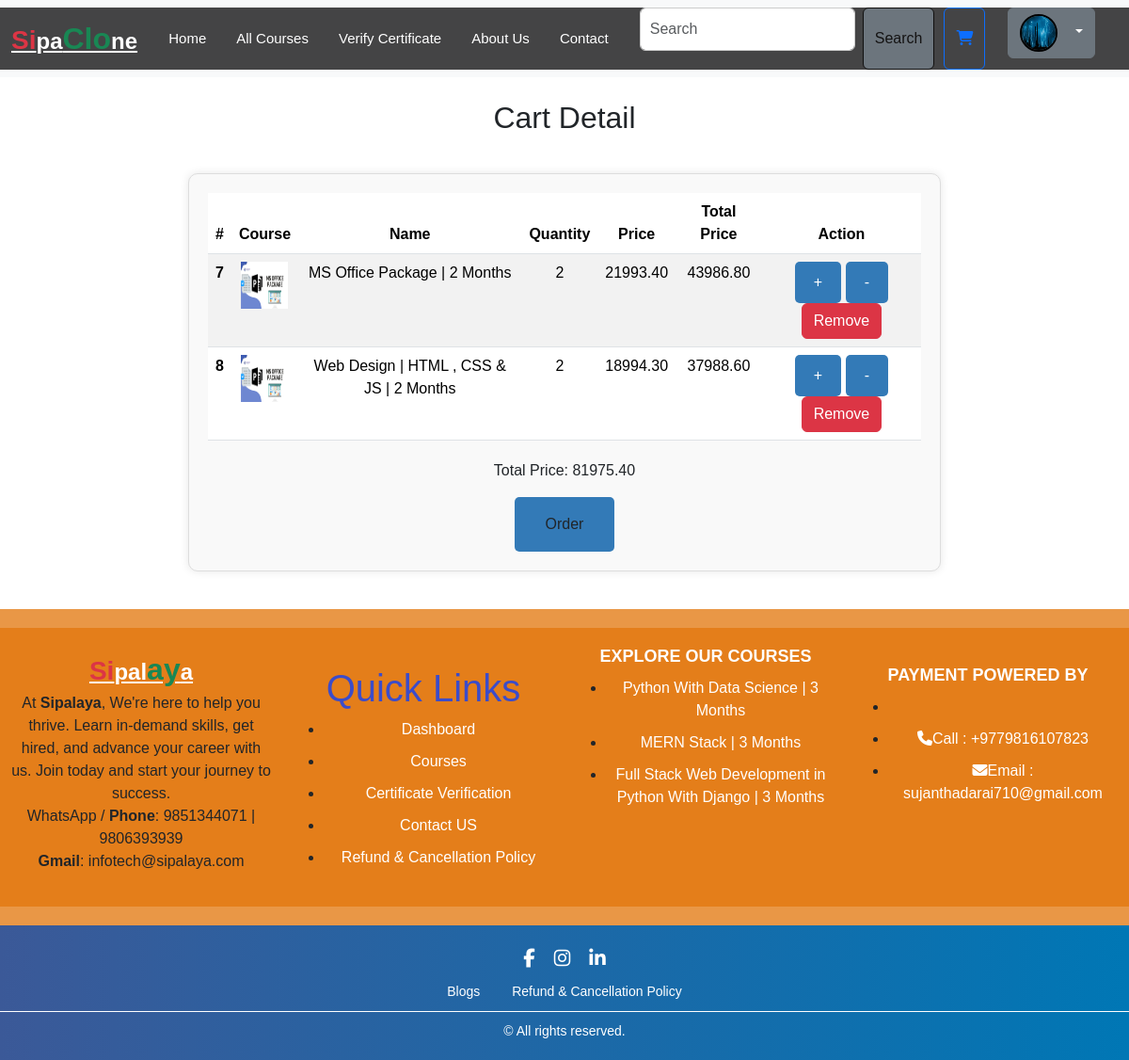
The page /cart/ (signed in) on the database as committed earlier.
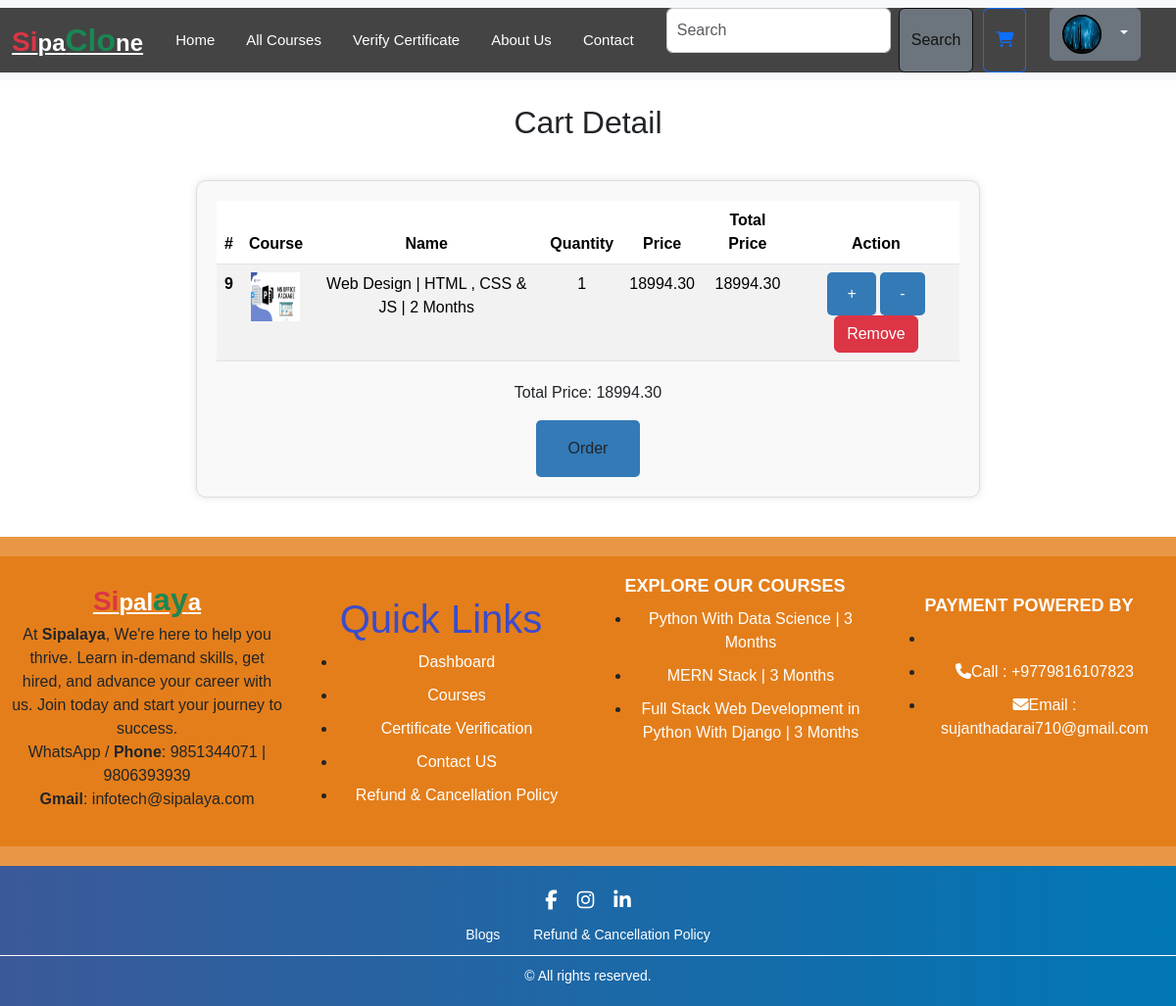
The same page on the database as committed later.
### app/models.py (models this page shows, shortened)
class Profile(models.Model):
    user=models.OneToOneField(User,on_delete=models.CASCADE)
    profile_picture=models.ImageField(upload_to="images",blank=True,null=True)
    address=models.CharField(max_length=20)
    phone=models.CharField(max_length=20)

class CartItem(models.Model):
    course = models.ForeignKey(Course, on_delete=models.CASCADE)
    cart = models.ForeignKey(Cart, on_delete=models.CASCADE, related_name='item_list')
    quantity = models.IntegerField(default=1)
    is_active = models.BooleanField(default=True)
    @property
    def total_price(self):
        return self.course.price * self.quantity

class Course(models.Model):
    name=models.CharField(max_length=50)
    image=models.ImageField(upload_to='images') #pip install pillow
    desc=models.TextField()
    mark_price=models.DecimalField(default=0.00,max_digits=10,decimal_places=2)
    descount_percent = models.DecimalField(max_digits=4, decimal_places=2, default=0.00)
    price=models.DecimalField(default=0.00,max_digits=10,decimal_places=2,editable=False)
    date=models.DateField(auto_now=True)
    About_course=models.TextField(blank=True)

### app/views.py (the view)
# urls.py: path('cart/', cart_detail, name='cart_detail'),
@login_required(login_url="log_in")
def cart_detail(request):
    try:
        cart = Cart.objects.get(cart_id=request.user)
    except Cart.DoesNotExist:
        cart = Cart(cart_id=request.user)
        cart.save()
    cart_items = CartItem.objects.filter(cart=cart)
    total_price = sum(item.total_price for item in cart_items)
    return render(request, 'main/cart_detail.html', {'cart': cart, 'cart_items': cart_items, 'total_price': total_price})

### app/templates/main/cart_detail.html (shortened to what this page needs)
{% extends "base.html" %}
{% load static %}
{% block contain %}
<h2 class="mt-4">Cart Detail</h2>
<div class="cart-detail-container" class="container-fluid">
  <table class="table table-striped">
    <thead>
      <tr>
        <th scope="col">#</th>
        <th scope="col">Course</th>
        <th scope="col">Name</th>
        <th scope="col">Quantity</th>
        <th scope="col">Price</th>
        <th scope="col">Total Price</th>
        <th scope="col">Action</th>
      </tr>
    </thead>
    <tbody>
        {% for item in cart_items %}
        <tr>
            <th scope="row">{{item.id}}</th>
            <th scope="row"><img src="{{item.course.image.url}}" alt="Course Image" width="50" height="50"></th>
            <td>{{item.course.name}}</td>
            <td>{{item.quantity}}</td>
            <td>{{item.course.price}}</td>
            <td>{{item.total_price}}</td>
            <td>
                <a href="{% url 'item_increment' item.course.id %}"><button class="btn btn-primary">+</button></a>
                <a href="{% url 'item_decrement' item.course.id %}"><button class="btn btn-primary">-</button></a>
                <a href="{% url 'item_clear' item.id %}"><button class="btn btn-danger">Remove</button></a>
            </td>
        </tr>
        {% endfor %}
    </tbody>
</table>
                <p>Total Price: {{total_price}}</p>
                <button class="btn btn-primary">
                    <a class="btn btn-default check_out" href="{% url 'create_order' %}">Order</a>
                </button>
</div>
{% endblock contain %}

### app/templates/base.html (shortened to what this page needs)
{% load static %}
<!DOCTYPE html>
<html lang="en">
<head>
    <link href="https://cdn.jsdelivr.net/npm/bootstrap@5.3.3/dist/css/bootstrap.min.css" rel="stylesheet">
    <link rel="stylesheet" href="https://cdnjs.cloudflare.com/ajax/libs/font-awesome/6.6.0/css/all.min.css" />
   <link rel="stylesheet" href="{% static 'css/home.css' %}">
   <link rel="stylesheet" href="{% static 'css/register.css' %}">
   <link rel="stylesheet" href="{% static 'css/profile.css' %}">
   <link rel="stylesheet" href="{% static 'css/contact.css' %}">
   <link rel="stylesheet" href="{% static 'css/global.css' %}">
   <link rel="stylesheet" href="{% static 'css/verify_certificate.css' %}">
   <link rel="stylesheet" href="{% static 'css/About_us.css' %}">
   <link rel="stylesheet" href="{% static 'css/customer_profile.css' %}">
   <link rel="stylesheet" href="{% static 'css/Orders_list.css' %}">
   <link rel="stylesheet" href="{% static 'css/cart_detail.css' %}">
</head>
<body>
   <div class="nav_section">
    <nav class="navbar navbar-expand-lg bg-body-tertiary" >
        <div class="container-fluid" style="background-color: #0c0c0cc2;">
          <a class="logo"><b class="fs-3 fw-3 text-bolder text-danger">Si</b>pa<b class="fs-2 fw-3 text-bolder text-success">Clo</b>ne</a>
          <div class="collapse navbar-collapse" id="navbarSupportedContent">
            <ul class="navbar-nav mx-auto mb-2 mb-lg-0">
              <li class="nav-item">
                <a class="nav-link" href="{% url 'home' %}" class="btn btn-primary text-uppercase">Home</a>
              </li>
              <li class="nav-item">
                <a class="nav-link" href="{% url 'all_courses' %}" class="btn btn-primary text-uppercase">All Courses</a>
              </li>
              <li class="nav-item">
                <a class="nav-link" href="{% url 'verify_certificate' %}" class="btn btn-primary text-uppercase">Verify Certificate</a>
              </li>
              <li class="nav-item">
                <a class="nav-link" href="{% url 'About_us' %}" class="btn btn-primary text-uppercase">About Us</a>
              </li>
              <li class="nav-item">
                <a class="nav-link" href="{% url 'contact' %}" class="btn btn-primary">Contact</a>
              </li>
            </ul>
            <form class="d-flex" role="search" method="post" action="{% url 'search_form' %}">
               <input class="form-control me-2" type="search" placeholder="Search" aria-label="Search" name="searched">
               <button class="btn btn-secondary btn-outline-success" type="submit" style="margin-right:10px;">Search</button>
               <button type="button" class="btn btn-outline-primary">
                   <a href="{% url 'cart_detail' %}"><i class="fa-solid fa-cart-shopping"></i></a>
               </button>
               {% if request.user.is_authenticated %}
                   <div class="dropdown mx-4">
                       <a class="btn btn-secondary dropdown-toggle" href="#" role="button" data-bs-toggle="dropdown" aria-expanded="false">
                           {% if request.user.profile.profile_picture %}
                               <img src="{{ request.user.profile.profile_picture.url }}" alt="" class="profile_img">
                           {% else %}
                               <img src="{% static 'images/profile.png' %}" alt="" class="profile_img">
                           {% endif %}
                       </a>
                   </div>
               {% else %}
                   <a href="{% url 'log_in' %}">
                       <img src="{% static 'images/profile.png' %}" alt="" class="profile_img">
                       <i class="fa-solid fa-user-lock"></i>Login
                   </a>
               {% endif %}
           </form>
          </div>
        </div>
      </nav>
      </div>
      {% block contain %}
    {% endblock contain %}
   <div class="footer_section">
  <div class="footer_section layout_padding" style="background-color: #e2770dc2;" data-oas="fade-up" data-oas-duration="1000">
    <div class="container-fluid" class="footer">
    <div class="row">
      <div class="col-lg-3 col-sm-6">
        <a class="logo"><b class="fs-3 fw-3 text-bolder text-danger">Si</b>pal<b class="fs-2 fw-3 text-bolder text-success">ay</b>a</a>
        <p>At <b class="text-bolder">Sipalaya</b>, We're here to help you thrive. Learn in-demand skills, get hired, and advance your career with us. Join today and start your journey to success.<br>
         WhatsApp / <b class="text-bolder">Phone</b>: 9851344071 | 9806393939<br>
         <b class="text-bolder"> Gmail</b>: infotech@sipalaya.com</p>
     </div>
     <div class="col-lg-3 col-sm-6">
      <h1>Quick Links</h1>
        <div class="quick-links">
           <ul>
              <li><a href="">Dashboard</a></li>
              <li><a href="">Courses</a></li>
              <li><a href="">Certificate Verification</a></li>
              <li><a href="">Contact US</a></li>
              <li><a href="">Refund & Cancellation Policy</a></li>
           </ul>
        </div>
     </div>
     <div class="col-lg-3 col-sm-6">
        <h3 class="useful_text text-bolder">EXPLORE OUR COURSES</h3>
        <div class="footer_menu">
           <ul>
              <li><a href="#">Python With Data Science | 3 Months
              <li><a href="#">MERN Stack | 3 Months</a></li>
              <li><a href="#">Full Stack Web Development in Python With Django | 3 Months</a></li>
           </ul>
        </div>
     </div>
     <div class="col-lg-3 col-sm-6">
        <h1 class="useful_text">PAYMENT POWERED BY</h1>
        <div class="location_text">
           <ul>
              <li>
              </li>
              <li>
                 <a href="tel: +9779841559015">
                    <i class="fa fa-phone" aria-hidden="true"></i><span class="padding_left_10">Call :
                       +9779816107823</span>
                 </a>
              </li>
              <li>
                 <a href="mailto: Sonam32thp@gmail.com">
                    <i class="fa fa-envelope" aria-hidden="true"></i><span class="padding_left_10">Email :
                       sujanthadarai710@gmail.com</span>
                 </a>
              </li>
           </ul>
        </div>
     </div>
  </div>
</div>
</div>
</div>
<div class="footer">
   <div class="social-icons">
       <a href="#"><i class="fab fa-facebook-f"></i></a>
       <a href="#"><i class="fab fa-instagram"></i></a>
       <a href="#"><i class="fab fa-linkedin-in"></i></a>
   </div>
   <div class="links">
       <a href="#">Blogs</a>
       <a href="#">Refund & Cancellation Policy</a>
   </div>
   <div class="divider"></div>
   <div class="copyright">
       © All rights reserved.
   </div>
</div>
  </body>
</html>

### app/static/css/home.css (style rules this page uses)
body { font-family: Arial, sans-serif; }
.navbar-nav .nav-item .nav-link { position: relative; cursor: pointer; color: white; font-size: 15px; padding: 0.5rem 1rem; transition: color 0.25s; }
.navbar-nav .nav-item::after { position: absolute; content: ""; inset: 0; background: rgb(35, 12, 164); scale: 1 0; z-index: -1; transition: 0.45s; border-radius: 10px; }
body { font-family: Arial, sans-serif; text-align: center; background-color: #ffffff; margin: 0; padding: 0; }
h1 { color: #3b4cca; margin-top: 20px; }
.footer { background: linear-gradient(to right, #3b5998, #0077b5); color: white; padding: 20px 0; position: relative; }
.footer .social-icons { margin-bottom: 10px; }
.footer .social-icons a { color: white; margin: 0 10px; font-size: 20px; text-decoration: none; }
.footer .links { margin-bottom: 10px; }
.footer .links a { color: white; margin: 0 15px; text-decoration: none; }
.footer .divider { border-top: 1px solid white; margin: 10px 0; }
.footer .copyright { margin-top: 10px; }

### app/static/css/register.css (style rules this page uses)
.social-icons { display: flex; justify-content: center; }

### app/static/css/profile.css (style rules this page uses)
.nav_section { background-color: #0c0c0cc2; }
.navbar { background-color: #0c0c0cc2; }
.logo { font-size: 24px; font-weight: bold; color: #fff; }
.nav-link { color: #fff; text-decoration: none; }
.profile_img { width: 30px; height: 30px; border-radius: 50%; margin-right: 10px; }
.footer_section { background-color: #e2770dc2; padding: 20px 0; }
.footer { color: #fff; font-size: 14px; }
.quick-links { list-style: none; padding: 0; margin: 0; }
.quick-links li { margin-bottom: 10px; }
.quick-links a { color: #fff; text-decoration: none; }
.useful_text { font-size: 18px; font-weight: bold; color: #fff; margin-bottom: 10px; }
.footer_menu { list-style: none; padding: 0; margin: 0; }
.footer_menu li { margin-bottom: 10px; }
.footer_menu a { color: #fff; text-decoration: none; }
.location_text { list-style: none; padding: 0; margin: 0; }
.location_text li { margin-bottom: 10px; }
.location_text a { color: #fff; text-decoration: none; }
.profile_img { height: 40px; width: 40px; border-radius: 50%; border: 2px solid black; }

### app/static/css/contact.css (style rules this page uses)
.form-control { width: 100%; padding: 10px; margin-bottom: 20px; border: 1px solid #ccc; }
.btn-primary { background-color: #337ab7; color: #14e130; padding: 10px 20px; border: none; border-radius: 5px; cursor: pointer; }

### app/static/css/global.css (style rules this page uses)
* { margin: 0; padding: 0; box-sizing: border-box; }
.btn-outline-success { color: rgb(21, 20, 20); border-color: rgb(16, 15, 15); }

### app/static/css/verify_certificate.css (style rules this page uses)
.text-bolder { font-weight: bold; }
.text-success { color: #28a745; }

### app/static/css/About_us.css (style rules this page uses)
body { margin: 0; font-family: Arial, sans-serif; }

### app/static/css/cart_detail.css (style rules this page uses)
.cart-detail-container { max-width: 800px; margin: 40px auto; padding: 20px; background-color: #f9f9f9; border: 1px solid #ddd; border-radius: 10px; box-shadow: 0 0 10px rgba(0, 0, 0, 0.1); }
.cart-detail-container table { margin-bottom: 20px; }
.cart-detail-container .btn-primary { background-color: #337ab7; color: #fff; }

Rows that differ between the two databases and show on the page:
removed CartItem: id "7", course.image (picture), course.name "MS Office Package | 2 Months", quantity "2", course.price "21993.40", total_price "43986.80"
removed CartItem: id "8", course.image (picture), course.name "Web Design | HTML , CSS & JS | 2 Months", quantity "2", course.price "18994.30", total_price "37988.60"
added CartItem: id "9", course.image (picture), course.name "Web Design | HTML , CSS & JS | 2 Months", quantity "1", course.price "18994.30", total_price "18994.30"
Other text that changed with them:
{{ total_price }}: "81975.40" → "18994.30"
